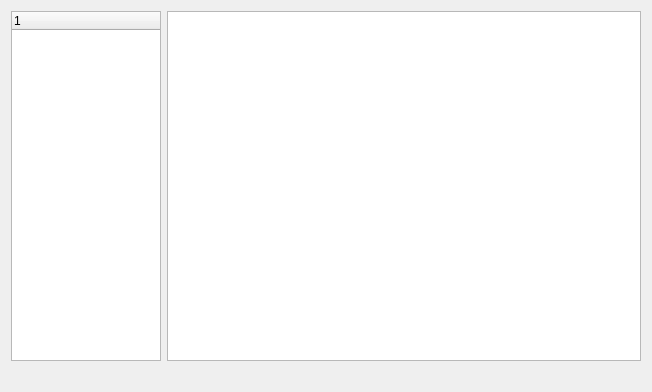
<?xml version="1.0" encoding="UTF-8"?>
<ui version="4.0">
 <class>w_bt_dish_cookset_dishset_Dialog</class>
 <widget class="QDialog" name="w_bt_dish_cookset_dishset_Dialog">
  <property name="geometry">
   <rect>
    <x>0</x>
    <y>0</y>
    <width>652</width>
    <height>392</height>
   </rect>
  </property>
  <property name="windowTitle">
   <string>Dialog</string>
  </property>
  <layout class="QVBoxLayout" name="verticalLayout">
   <item>
    <layout class="QHBoxLayout" name="horizontalLayout_2">
     <item>
      <widget class="lds_treeWidget" name="treeWidget">
       <property name="maximumSize">
        <size>
         <width>150</width>
         <height>16777215</height>
        </size>
       </property>
       <column>
        <property name="text">
         <string notr="true">1</string>
        </property>
       </column>
      </widget>
     </item>
     <item>
      <widget class="lds_tableView" name="tableView"/>
     </item>
    </layout>
   </item>
   <item>
    <layout class="QHBoxLayout" name="horizontalLayout" stretch="0,1">
     <item>
      <widget class="QLabel" name="label_dish">
       <property name="text">
        <string/>
       </property>
      </widget>
     </item>
     <item>
      <widget class="lds_toolbar" name="widget"/>
     </item>
    </layout>
   </item>
  </layout>
 </widget>
 <customwidgets>
  <customwidget>
   <class>lds_toolbar</class>
   <extends>QFrame</extends>
   <header>lds_toolbar.h</header>
   <container>1</container>
  </customwidget>
  <customwidget>
   <class>lds_tableView</class>
   <extends>QTableView</extends>
   <header>lds_tableview.h</header>
  </customwidget>
  <customwidget>
   <class>lds_treeWidget</class>
   <extends>QTreeWidget</extends>
   <header>lds_treewidget.h</header>
  </customwidget>
 </customwidgets>
 <resources/>
 <connections/>
</ui>
